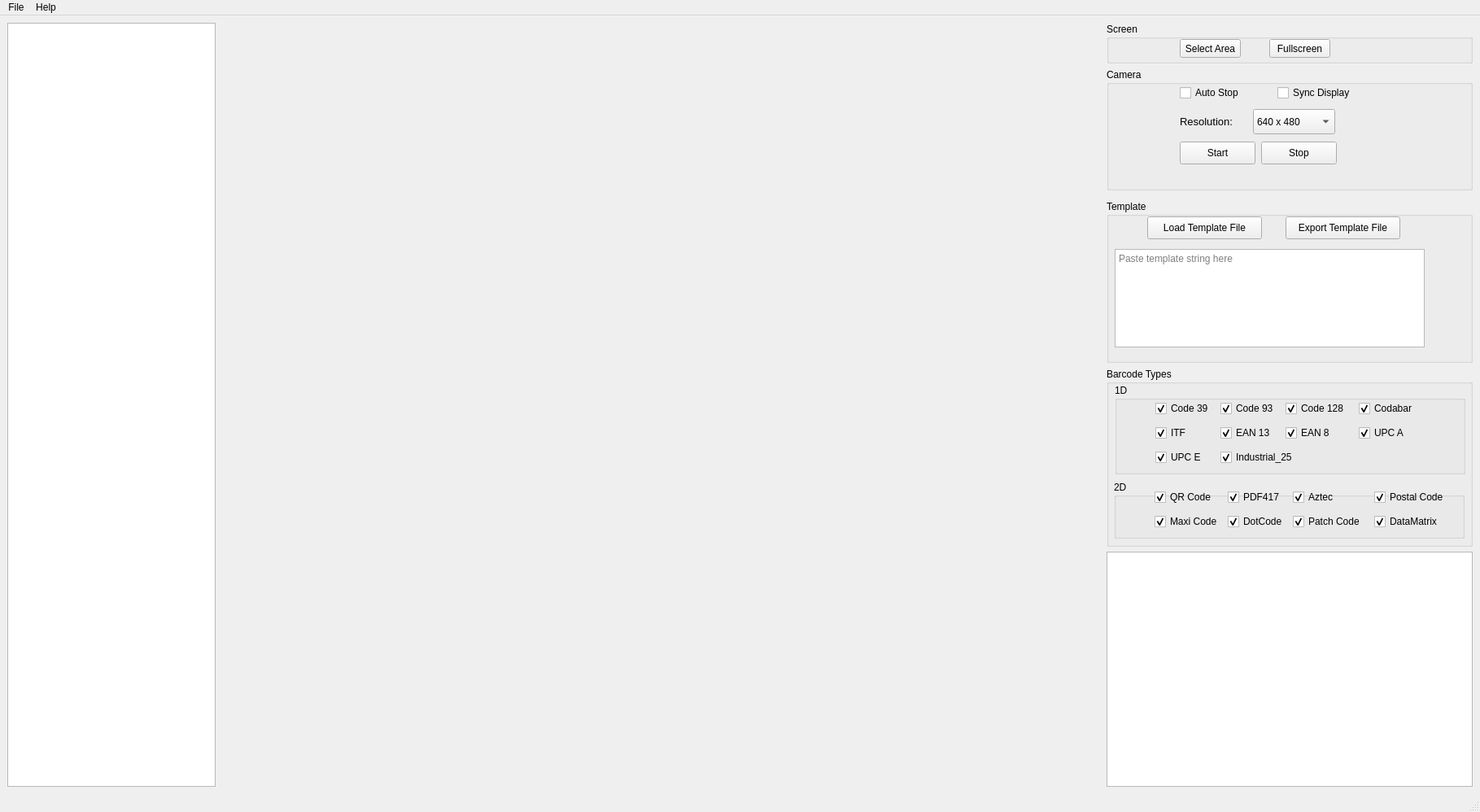
<?xml version="1.0" encoding="UTF-8"?>
<ui version="4.0">
 <class>MainWindow</class>
 <widget class="QMainWindow" name="MainWindow">
  <property name="geometry">
   <rect>
    <x>0</x>
    <y>0</y>
    <width>1819</width>
    <height>998</height>
   </rect>
  </property>
  <property name="sizePolicy">
   <sizepolicy hsizetype="Maximum" vsizetype="Maximum">
    <horstretch>0</horstretch>
    <verstretch>0</verstretch>
   </sizepolicy>
  </property>
  <property name="minimumSize">
   <size>
    <width>1600</width>
    <height>848</height>
   </size>
  </property>
  <property name="maximumSize">
   <size>
    <width>16777215</width>
    <height>16777215</height>
   </size>
  </property>
  <property name="windowTitle">
   <string>Dynamsoft Barcode Reader</string>
  </property>
  <property name="accessibleName">
   <string>Dynamsoft Barcode Reader</string>
  </property>
  <property name="tabShape">
   <enum>QTabWidget::Rounded</enum>
  </property>
  <widget class="QWidget" name="centralwidget">
   <property name="sizePolicy">
    <sizepolicy hsizetype="Preferred" vsizetype="Preferred">
     <horstretch>0</horstretch>
     <verstretch>0</verstretch>
    </sizepolicy>
   </property>
   <layout class="QGridLayout" name="gridLayout">
    <item row="0" column="0" rowspan="6">
     <widget class="QListWidget" name="listWidget">
      <property name="sizePolicy">
       <sizepolicy hsizetype="Fixed" vsizetype="Expanding">
        <horstretch>0</horstretch>
        <verstretch>0</verstretch>
       </sizepolicy>
      </property>
     </widget>
    </item>
    <item row="3" column="2">
     <widget class="QGroupBox" name="groupBox_template">
      <property name="sizePolicy">
       <sizepolicy hsizetype="Fixed" vsizetype="Fixed">
        <horstretch>0</horstretch>
        <verstretch>0</verstretch>
       </sizepolicy>
      </property>
      <property name="minimumSize">
       <size>
        <width>450</width>
        <height>200</height>
       </size>
      </property>
      <property name="title">
       <string>Template</string>
      </property>
      <widget class="QPushButton" name="pushButton_template">
       <property name="geometry">
        <rect>
         <x>50</x>
         <y>20</y>
         <width>141</width>
         <height>28</height>
        </rect>
       </property>
       <property name="text">
        <string>Load Template File</string>
       </property>
      </widget>
      <widget class="QTextEdit" name="textEdit_template">
       <property name="geometry">
        <rect>
         <x>10</x>
         <y>60</y>
         <width>381</width>
         <height>121</height>
        </rect>
       </property>
       <property name="placeholderText">
        <string>Paste template string here</string>
       </property>
      </widget>
      <widget class="QPushButton" name="pushButton_export_template">
       <property name="geometry">
        <rect>
         <x>220</x>
         <y>20</y>
         <width>141</width>
         <height>28</height>
        </rect>
       </property>
       <property name="text">
        <string>Export Template File</string>
       </property>
      </widget>
     </widget>
    </item>
    <item row="4" column="2">
     <widget class="QGroupBox" name="groupBox_barcode">
      <property name="sizePolicy">
       <sizepolicy hsizetype="Fixed" vsizetype="Fixed">
        <horstretch>0</horstretch>
        <verstretch>0</verstretch>
       </sizepolicy>
      </property>
      <property name="minimumSize">
       <size>
        <width>450</width>
        <height>220</height>
       </size>
      </property>
      <property name="title">
       <string>Barcode Types</string>
      </property>
      <widget class="QGroupBox" name="groupBox_4">
       <property name="geometry">
        <rect>
         <x>10</x>
         <y>20</y>
         <width>431</width>
         <height>111</height>
        </rect>
       </property>
       <property name="title">
        <string>1D</string>
       </property>
       <widget class="QCheckBox" name="checkBox_code39">
        <property name="geometry">
         <rect>
          <x>50</x>
          <y>20</y>
          <width>81</width>
          <height>20</height>
         </rect>
        </property>
        <property name="text">
         <string>Code 39</string>
        </property>
        <property name="checked">
         <bool>true</bool>
        </property>
       </widget>
       <widget class="QCheckBox" name="checkBox_code93">
        <property name="geometry">
         <rect>
          <x>130</x>
          <y>20</y>
          <width>81</width>
          <height>20</height>
         </rect>
        </property>
        <property name="text">
         <string>Code 93</string>
        </property>
        <property name="checked">
         <bool>true</bool>
        </property>
       </widget>
       <widget class="QCheckBox" name="checkBox_code128">
        <property name="geometry">
         <rect>
          <x>210</x>
          <y>20</y>
          <width>81</width>
          <height>20</height>
         </rect>
        </property>
        <property name="text">
         <string>Code 128</string>
        </property>
        <property name="checked">
         <bool>true</bool>
        </property>
       </widget>
       <widget class="QCheckBox" name="checkBox_codabar">
        <property name="geometry">
         <rect>
          <x>300</x>
          <y>20</y>
          <width>81</width>
          <height>20</height>
         </rect>
        </property>
        <property name="text">
         <string>Codabar</string>
        </property>
        <property name="checked">
         <bool>true</bool>
        </property>
       </widget>
       <widget class="QCheckBox" name="checkBox_itf">
        <property name="geometry">
         <rect>
          <x>50</x>
          <y>50</y>
          <width>81</width>
          <height>20</height>
         </rect>
        </property>
        <property name="text">
         <string>ITF</string>
        </property>
        <property name="checked">
         <bool>true</bool>
        </property>
       </widget>
       <widget class="QCheckBox" name="checkBox_ean13">
        <property name="geometry">
         <rect>
          <x>130</x>
          <y>50</y>
          <width>81</width>
          <height>20</height>
         </rect>
        </property>
        <property name="text">
         <string>EAN 13</string>
        </property>
        <property name="checked">
         <bool>true</bool>
        </property>
       </widget>
       <widget class="QCheckBox" name="checkBox_ean8">
        <property name="geometry">
         <rect>
          <x>210</x>
          <y>50</y>
          <width>81</width>
          <height>20</height>
         </rect>
        </property>
        <property name="text">
         <string>EAN 8</string>
        </property>
        <property name="checked">
         <bool>true</bool>
        </property>
       </widget>
       <widget class="QCheckBox" name="checkBox_upca">
        <property name="geometry">
         <rect>
          <x>300</x>
          <y>50</y>
          <width>81</width>
          <height>20</height>
         </rect>
        </property>
        <property name="text">
         <string>UPC A</string>
        </property>
        <property name="checked">
         <bool>true</bool>
        </property>
       </widget>
       <widget class="QCheckBox" name="checkBox_upce">
        <property name="geometry">
         <rect>
          <x>50</x>
          <y>80</y>
          <width>81</width>
          <height>20</height>
         </rect>
        </property>
        <property name="text">
         <string>UPC E</string>
        </property>
        <property name="checked">
         <bool>true</bool>
        </property>
       </widget>
       <widget class="QCheckBox" name="checkBox_industrial25">
        <property name="geometry">
         <rect>
          <x>130</x>
          <y>80</y>
          <width>101</width>
          <height>20</height>
         </rect>
        </property>
        <property name="text">
         <string>Industrial_25</string>
        </property>
        <property name="checked">
         <bool>true</bool>
        </property>
       </widget>
      </widget>
      <widget class="QGroupBox" name="groupBox_5">
       <property name="geometry">
        <rect>
         <x>9</x>
         <y>139</y>
         <width>431</width>
         <height>71</height>
        </rect>
       </property>
       <property name="minimumSize">
        <size>
         <width>150</width>
         <height>40</height>
        </size>
       </property>
       <property name="title">
        <string>2D</string>
       </property>
       <widget class="QCheckBox" name="checkBox_qrcode">
        <property name="geometry">
         <rect>
          <x>50</x>
          <y>10</y>
          <width>81</width>
          <height>20</height>
         </rect>
        </property>
        <property name="text">
         <string>QR Code</string>
        </property>
        <property name="checked">
         <bool>true</bool>
        </property>
       </widget>
       <widget class="QCheckBox" name="checkBox_pdf417">
        <property name="geometry">
         <rect>
          <x>140</x>
          <y>10</y>
          <width>81</width>
          <height>20</height>
         </rect>
        </property>
        <property name="text">
         <string>PDF417</string>
        </property>
        <property name="checked">
         <bool>true</bool>
        </property>
       </widget>
       <widget class="QCheckBox" name="checkBox_aztec">
        <property name="geometry">
         <rect>
          <x>220</x>
          <y>10</y>
          <width>81</width>
          <height>20</height>
         </rect>
        </property>
        <property name="text">
         <string>Aztec</string>
        </property>
        <property name="checked">
         <bool>true</bool>
        </property>
       </widget>
       <widget class="QCheckBox" name="checkBox_postalcode">
        <property name="geometry">
         <rect>
          <x>320</x>
          <y>10</y>
          <width>91</width>
          <height>20</height>
         </rect>
        </property>
        <property name="text">
         <string>Postal Code</string>
        </property>
        <property name="checked">
         <bool>true</bool>
        </property>
       </widget>
       <widget class="QCheckBox" name="checkBox_maxicode">
        <property name="geometry">
         <rect>
          <x>50</x>
          <y>40</y>
          <width>81</width>
          <height>20</height>
         </rect>
        </property>
        <property name="text">
         <string>Maxi Code</string>
        </property>
        <property name="checked">
         <bool>true</bool>
        </property>
       </widget>
       <widget class="QCheckBox" name="checkBox_dotcode">
        <property name="geometry">
         <rect>
          <x>140</x>
          <y>40</y>
          <width>81</width>
          <height>20</height>
         </rect>
        </property>
        <property name="text">
         <string>DotCode</string>
        </property>
        <property name="checked">
         <bool>true</bool>
        </property>
       </widget>
       <widget class="QCheckBox" name="checkBox_patchcode">
        <property name="geometry">
         <rect>
          <x>220</x>
          <y>40</y>
          <width>91</width>
          <height>20</height>
         </rect>
        </property>
        <property name="text">
         <string>Patch Code</string>
        </property>
        <property name="checked">
         <bool>true</bool>
        </property>
       </widget>
       <widget class="QCheckBox" name="checkBox_datamatrix">
        <property name="geometry">
         <rect>
          <x>320</x>
          <y>40</y>
          <width>91</width>
          <height>20</height>
         </rect>
        </property>
        <property name="text">
         <string>DataMatrix</string>
        </property>
        <property name="checked">
         <bool>true</bool>
        </property>
       </widget>
       <widget class="QCheckBox" name="checkBox_gs1">
        <property name="geometry">
         <rect>
          <x>50</x>
          <y>70</y>
          <width>121</width>
          <height>20</height>
         </rect>
        </property>
        <property name="text">
         <string>GS1 Composite</string>
        </property>
        <property name="checked">
         <bool>true</bool>
        </property>
       </widget>
      </widget>
     </widget>
    </item>
    <item row="0" column="1" rowspan="6">
     <widget class="QLabel" name="label">
      <property name="sizePolicy">
       <sizepolicy hsizetype="Expanding" vsizetype="Expanding">
        <horstretch>0</horstretch>
        <verstretch>0</verstretch>
       </sizepolicy>
      </property>
      <property name="minimumSize">
       <size>
        <width>800</width>
        <height>800</height>
       </size>
      </property>
      <property name="maximumSize">
       <size>
        <width>4096</width>
        <height>4096</height>
       </size>
      </property>
      <property name="mouseTracking">
       <bool>true</bool>
      </property>
      <property name="text">
       <string/>
      </property>
     </widget>
    </item>
    <item row="5" column="2">
     <widget class="QTextEdit" name="textEdit_results">
      <property name="sizePolicy">
       <sizepolicy hsizetype="Fixed" vsizetype="Expanding">
        <horstretch>0</horstretch>
        <verstretch>0</verstretch>
       </sizepolicy>
      </property>
      <property name="minimumSize">
       <size>
        <width>450</width>
        <height>200</height>
       </size>
      </property>
      <property name="documentTitle">
       <string/>
      </property>
     </widget>
    </item>
    <item row="1" column="2">
     <widget class="QGroupBox" name="groupBox_camera">
      <property name="sizePolicy">
       <sizepolicy hsizetype="Fixed" vsizetype="Fixed">
        <horstretch>0</horstretch>
        <verstretch>0</verstretch>
       </sizepolicy>
      </property>
      <property name="minimumSize">
       <size>
        <width>450</width>
        <height>150</height>
       </size>
      </property>
      <property name="title">
       <string>Camera</string>
      </property>
      <widget class="QComboBox" name="comboBox">
       <property name="geometry">
        <rect>
         <x>180</x>
         <y>50</y>
         <width>101</width>
         <height>31</height>
        </rect>
       </property>
       <item>
        <property name="text">
         <string>640 x 480</string>
        </property>
       </item>
       <item>
        <property name="text">
         <string>320 x 240</string>
        </property>
       </item>
      </widget>
      <widget class="QLabel" name="label_2">
       <property name="geometry">
        <rect>
         <x>90</x>
         <y>50</y>
         <width>131</width>
         <height>31</height>
        </rect>
       </property>
       <property name="font">
        <font>
         <pointsize>10</pointsize>
        </font>
       </property>
       <property name="text">
        <string>Resolution:</string>
       </property>
      </widget>
      <widget class="QPushButton" name="pushButton_open">
       <property name="geometry">
        <rect>
         <x>90</x>
         <y>90</y>
         <width>93</width>
         <height>28</height>
        </rect>
       </property>
       <property name="text">
        <string>Start</string>
       </property>
      </widget>
      <widget class="QPushButton" name="pushButton_stop">
       <property name="geometry">
        <rect>
         <x>190</x>
         <y>90</y>
         <width>93</width>
         <height>28</height>
        </rect>
       </property>
       <property name="text">
        <string>Stop</string>
       </property>
      </widget>
      <widget class="QCheckBox" name="checkBox_autostop">
       <property name="geometry">
        <rect>
         <x>90</x>
         <y>20</y>
         <width>101</width>
         <height>20</height>
        </rect>
       </property>
       <property name="text">
        <string>Auto Stop</string>
       </property>
      </widget>
      <widget class="QCheckBox" name="checkBox_syncdisplay">
       <property name="geometry">
        <rect>
         <x>210</x>
         <y>20</y>
         <width>121</width>
         <height>20</height>
        </rect>
       </property>
       <property name="text">
        <string>Sync Display</string>
       </property>
      </widget>
     </widget>
    </item>
    <item row="0" column="2">
     <widget class="QGroupBox" name="groupBox_screen">
      <property name="enabled">
       <bool>true</bool>
      </property>
      <property name="sizePolicy">
       <sizepolicy hsizetype="Fixed" vsizetype="Fixed">
        <horstretch>0</horstretch>
        <verstretch>0</verstretch>
       </sizepolicy>
      </property>
      <property name="minimumSize">
       <size>
        <width>450</width>
        <height>50</height>
       </size>
      </property>
      <property name="title">
       <string>Screen</string>
      </property>
      <widget class="QPushButton" name="pushButton_area">
       <property name="geometry">
        <rect>
         <x>90</x>
         <y>20</y>
         <width>75</width>
         <height>23</height>
        </rect>
       </property>
       <property name="text">
        <string>Select Area</string>
       </property>
      </widget>
      <widget class="QPushButton" name="pushButton_full">
       <property name="geometry">
        <rect>
         <x>200</x>
         <y>20</y>
         <width>75</width>
         <height>23</height>
        </rect>
       </property>
       <property name="text">
        <string>Fullscreen</string>
       </property>
      </widget>
     </widget>
    </item>
   </layout>
  </widget>
  <widget class="QMenuBar" name="menubar">
   <property name="geometry">
    <rect>
     <x>0</x>
     <y>0</y>
     <width>1819</width>
     <height>21</height>
    </rect>
   </property>
   <widget class="QMenu" name="menuAbout">
    <property name="title">
     <string>File</string>
    </property>
    <addaction name="actionOpen_File"/>
    <addaction name="actionOpen_Folder"/>
    <addaction name="actionExport_template"/>
   </widget>
   <widget class="QMenu" name="menuHelp">
    <property name="title">
     <string>Help</string>
    </property>
    <addaction name="actionAbout"/>
    <addaction name="actionEnter_License_Key"/>
   </widget>
   <addaction name="menuAbout"/>
   <addaction name="menuHelp"/>
  </widget>
  <widget class="QStatusBar" name="statusbar"/>
  <action name="actionAbout">
   <property name="text">
    <string>About</string>
   </property>
  </action>
  <action name="actionOpen_File">
   <property name="text">
    <string>Open File...</string>
   </property>
  </action>
  <action name="actionOpen_Folder">
   <property name="text">
    <string>Open Folder...</string>
   </property>
  </action>
  <action name="actionExport_template">
   <property name="text">
    <string>Save Template</string>
   </property>
  </action>
  <action name="actionEnter_License_Key">
   <property name="text">
    <string>Enter License Key</string>
   </property>
  </action>
 </widget>
 <resources/>
 <connections/>
</ui>
